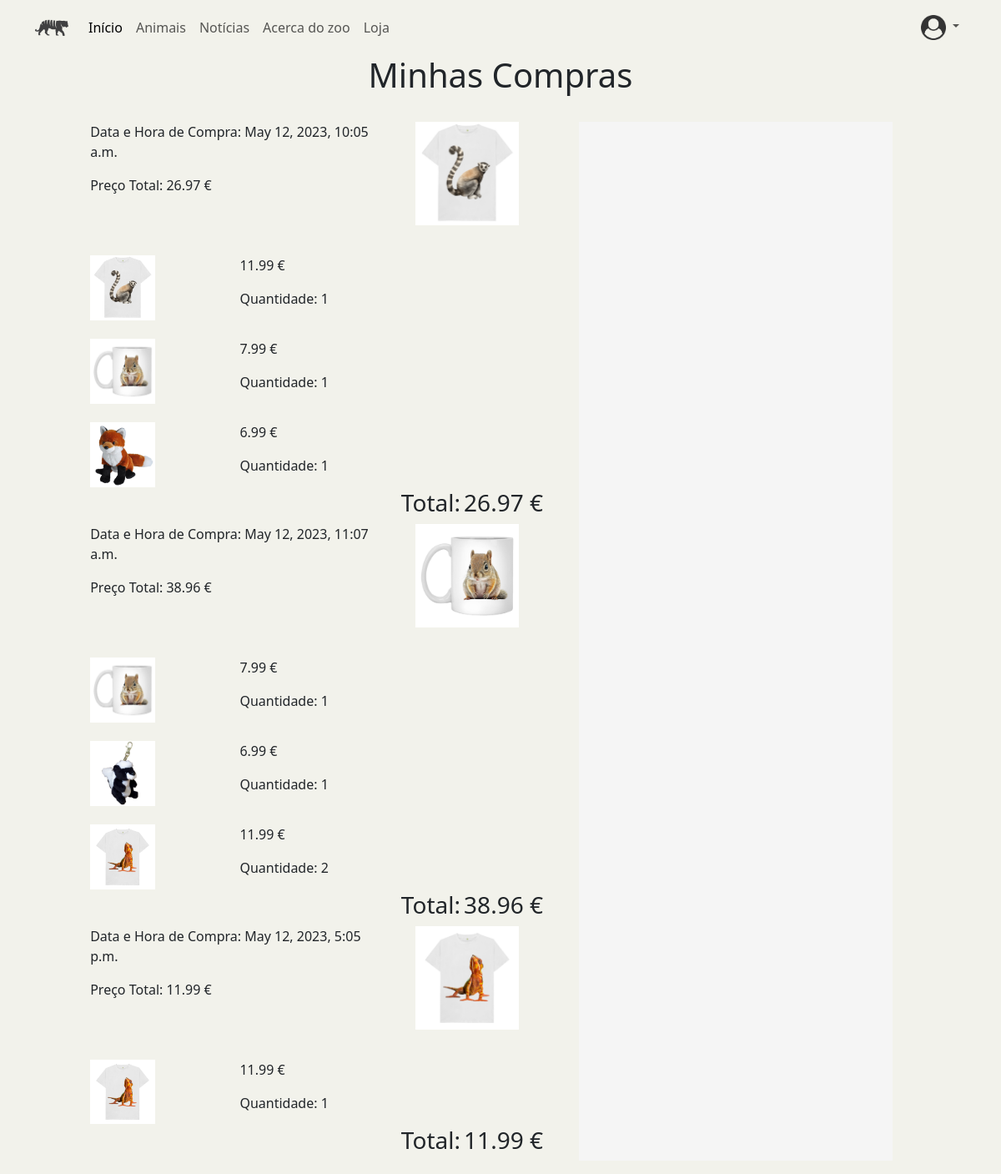
Before: /minhascompras (signed in) with the older database file.
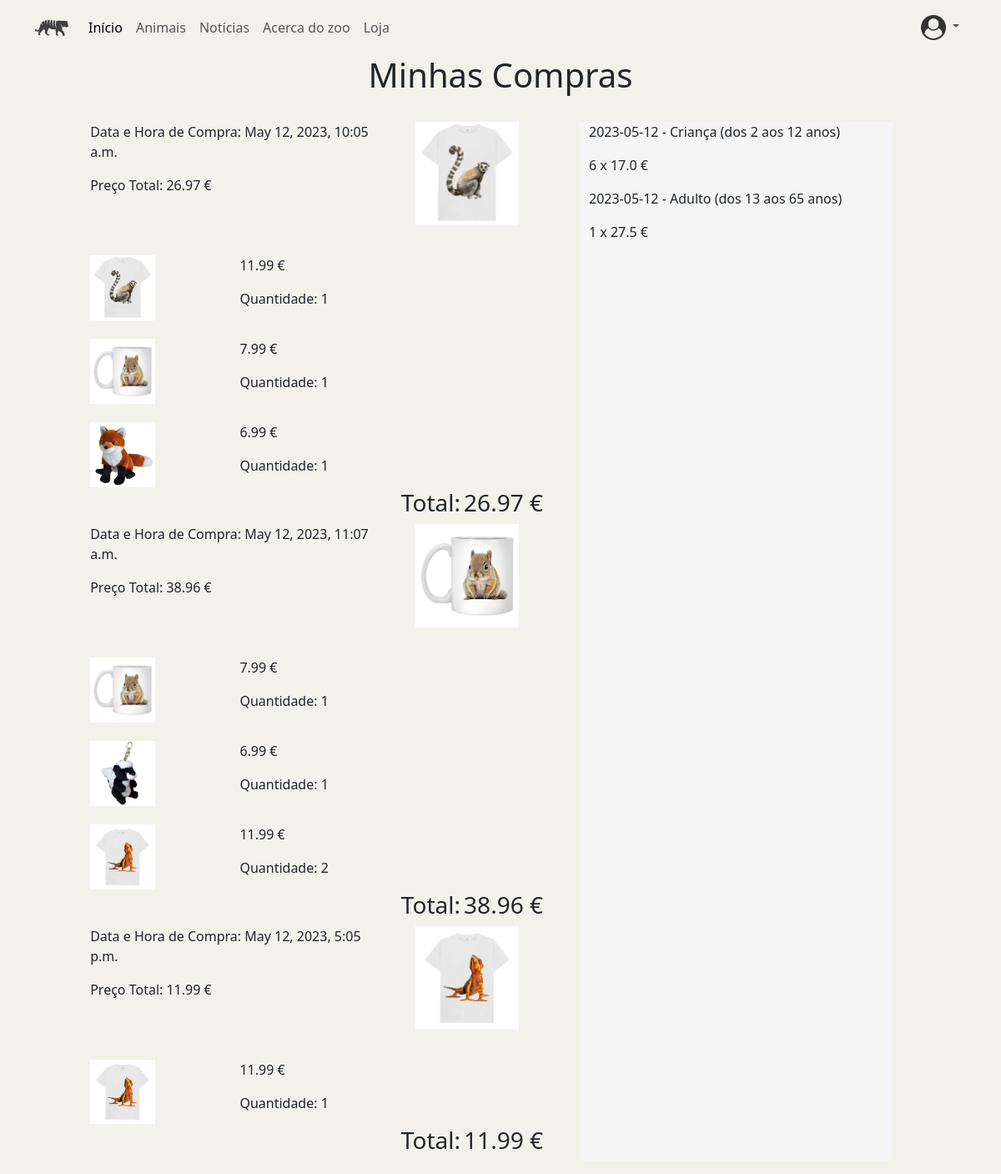
After: the same page with the newer database file.
### ZOO_App/models.py (models this page shows)
class Fatura(models.Model):
    data = models.DateTimeField()
    preco_total = models.FloatField()
    utilizador = models.ForeignKey(Utilizador, on_delete=models.DO_NOTHING)

class FaturaProduto_pk(models.Model):
    class Meta:
        unique_together = (('fatura', 'produto'),)
    fatura = models.ForeignKey(Fatura, on_delete=models.DO_NOTHING)
    produto = models.ForeignKey(Produto, on_delete=models.DO_NOTHING)
    quantidade = models.IntegerField(default=0)

class Produto(models.Model):
    designacao = models.CharField(max_length=50)
    preco = models.FloatField()
    categoria = models.CharField(max_length=50)
    imagem = models.FileField(upload_to="Products", null=True)
    descricao = models.CharField(max_length=100)

class BilheteUtilizador(models.Model):
    bilhete = models.ForeignKey(Bilhete, on_delete=models.DO_NOTHING)
    utilizador = models.ForeignKey(User, on_delete=models.DO_NOTHING)
    data_compra = models.DateTimeField(default=datetime.now)
    quantidade = models.IntegerField()

class Bilhete(models.Model):
    intervalo_idade = models.CharField(max_length=50)
    preco = models.FloatField()

### ZOO_App/views.py (the view)
# urls.py: path('minhascompras',views.render_minhascompras, name='minhascompras'),
def render_minhascompras(request):
    if request.user.is_authenticated:
        list = getProductsInCart(request)
        utilizador = get_object_or_404(Utilizador, user_id=request.user.id)
        faturas = Fatura.objects.filter(utilizador=utilizador)
        bilhetes = BilheteUtilizador.objects.filter(utilizador=request.user.id)
        dict={}
        for item in faturas:
            dict[item]=FaturaProduto_pk.objects.filter(fatura=item)
        return render(request, 'ZOO_App/minhascompras.html', {'all' :list, 'fatura':dict, 'bilhetes':bilhetes})

### ZOO_App/views.py (called while the page is built)
def auxGetProductsInCart(utilizador):
    pcc_pk = ProdutoCarinhoCompras_pk.objects.filter(utilizador=utilizador)
    list=[]
    for item in pcc_pk:
        list.append(item)
    return list

def getProductsInCart(request):
    product_list = Produto.objects.all()
    utilizador = get_object_or_404(Utilizador, user_id=request.user.id)
    list = auxGetProductsInCart(utilizador)
    return list

### ZOO_App/templates/ZOO_App/minhascompras.html (shortened to what this page needs)
{%extends "./index.html"%}
{% load static %}
{%block head%}
<link href="https://code.jquery.com/ui/jquery-ui-git.css" rel="stylesheet" type="text/css" />
{%endblock%}
{%block conteudo%}
<h1 class="product-title" style=" text-align: center;">Minhas Compras</h1>
<br>
<div class="row mb-3">
    <div class="col-7">
        <div class="row row-cols-1">
            {% for key, value in fatura.items %}
                <div>
                    <div class="row row-principal mb-3">
                        <div class="col-md-8">
                            <p>Data e Hora de Compra: {{key.data}}</p>
                            <p>Preço Total: {{key.preco_total}} €</p>
                        </div>
                        <div class="col-md-4">
                            <img src="{% static value.0.produto.imagem.url %}" style="width: 80%;float: right;" alt="">
                        </div>
                    </div>
                </div>
                    <div class=" row-secondary">
                        {% for item in value %}
                            <div class="compras-box row row-secondary-ind" >
                                <div class="col-md-4">
                                    <img src="{% static item.produto.imagem.url %}" alt="" style=" width: 50%; height: auto;" class="compras-cart-image">
                                </div>
                                <div class="col-md-8">
                                    <p class="product-compras-price">{{item.produto.preco}} €</p>
                                    <p class="product-compras-quantity">Quantidade: {{item.quantidade}}</p>
                                </div>
                            </div>
                            {% endfor %}
                        <div class="compras-total float-end">
                            <h3 class="compras-total-title d-inline-block"> Total:</h3>
                            <h3 class="compras-total-price d-inline-block"> {{key.preco_total}} €</h3>
                        </div>
                    </div>
            {%endfor%}
            </div>
    </div>
        <div class="col-4" style="background-color: whitesmoke;">
            {% for item in bilhetes %}
            <p>{{item.data_compra|date:'Y-m-d'}} - {{item.bilhete.intervalo_idade}} </p>
            <p>{{item.quantidade}} x {{item.bilhete.preco}} €</p>
            {% endfor %}
        </div>
</div>
{%endblock%}

### ZOO_App/templates/ZOO_App/index.html (shortened to what this page needs)
<!DOCTYPE html>
<html lang="en">
  <head>
    <link
      href="https://cdn.jsdelivr.net/npm/bootstrap@5.3.0-alpha1/dist/css/bootstrap.min.css"
      rel="stylesheet"
    />
    <link href='https://unpkg.com/boxicons@2.1.4/css/boxicons.min.css' rel='stylesheet'>
    {%block head%} {%endblock%}
    {% load static %}
    <link rel="stylesheet" href="{%static 'css/style.css' %}" />
  </head>
  <body>
    <nav class="navbar sticky-top navbar-expand-lg">
      <div class="container">
        <a href="" class="navbar-brand">
          <img
            src="{% static 'zoo_badge.png' %}"
            alt="zoo_badge"
            width="40px"
            height="40px"
          />
        </a>
        <div class="collapse navbar-collapse" id="navbarContent">
          <ul class="navbar-nav me-auto mb-2 mb-lg-0">
            <li class="nav-item">
              <a
                href="{% url 'ZOO_App:index' %}"
                class="nav-link active"
                aria-current="page"
                >Início</a
              >
            </li>
            <li class="nav-item">
              <a href="{% url 'ZOO_App:listagem_animais' %}" class="nav-link"
                >Animais</a
              >
            </li>
            <li class="nav-item">
              <a href="{% url 'ZOO_App:listagem_noticias' %}" class="nav-link"
                >Notícias</a
              >
            </li>
            <li class="nav-item">
              <a href="{% url 'ZOO_App:about' %}" class="nav-link"
                >Acerca do zoo</a
              >
            </li>
            <li class="nav-item">
              <a href="{% url 'ZOO_App:shop' %}" class="nav-link">Loja</a>
            </li>
          </ul>
          <ul class="nav navbar-nav navbar-right">
            {% if all%}
                <i class="bx bx-cart logo nav-link" style="font-size: 200%; margin-right: 10px;" id="cart-icon"></i>
            {% endif %}
            <li class="dropdown">
              <a
                href="#"
                class="nav-link dropdown-toggle"
                role="button"
                data-bs-toggle="dropdown"
                aria-expanded="false"
              >
                <img
                  src="{% static 'bot.png' %}"
                  alt="person_circle"
                  width="30px"
                  height="30px"
                />
              </a>
            </li>
          </ul>
        </div>
      </div>
    </nav>
    {% block conteudo %}{% endblock %}
  </body>
</html>

### ZOO_App/templates/ZOO_App/index.html (style rules this page uses)
a { text-decoration: none; }
body { padding: 0px; margin: 0px; width: 100%; background-color: rgb(242, 242, 235); }

### ZOO_App/templates/ZOO_App/minhascompras.html (style rules this page uses)
.row { margin-right: 3%; margin-left: 3%; }
.row-secondary-ind { margin-top: 20px; }

Changed rows visible on the page:
added BilheteUtilizador: data_compra "2023-05-12", bilhete.intervalo_idade "Criança (dos 2 aos 12 anos)", quantidade "6", bilhete.preco "17.0"
added BilheteUtilizador: data_compra "2023-05-12", bilhete.intervalo_idade "Adulto (dos 13 aos 65 anos)", quantidade "1", bilhete.preco "27.5"
